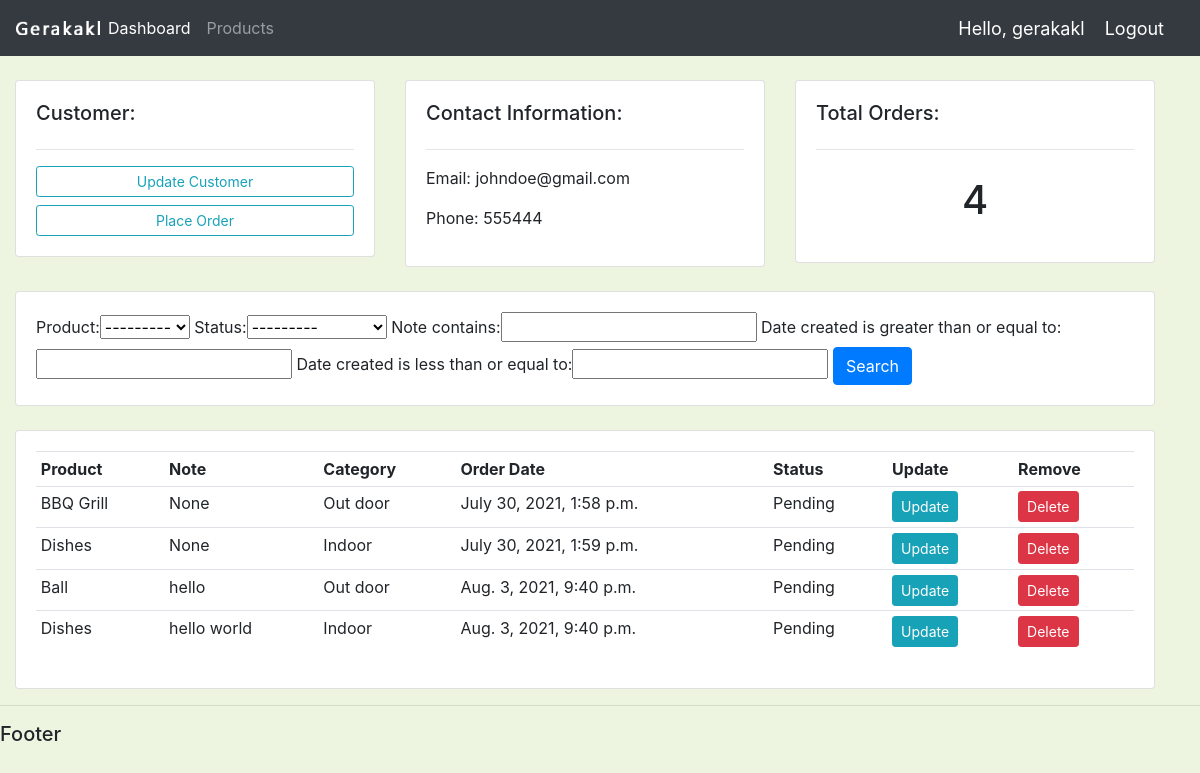
The page /customer/1/ (signed in) on the database as committed earlier.
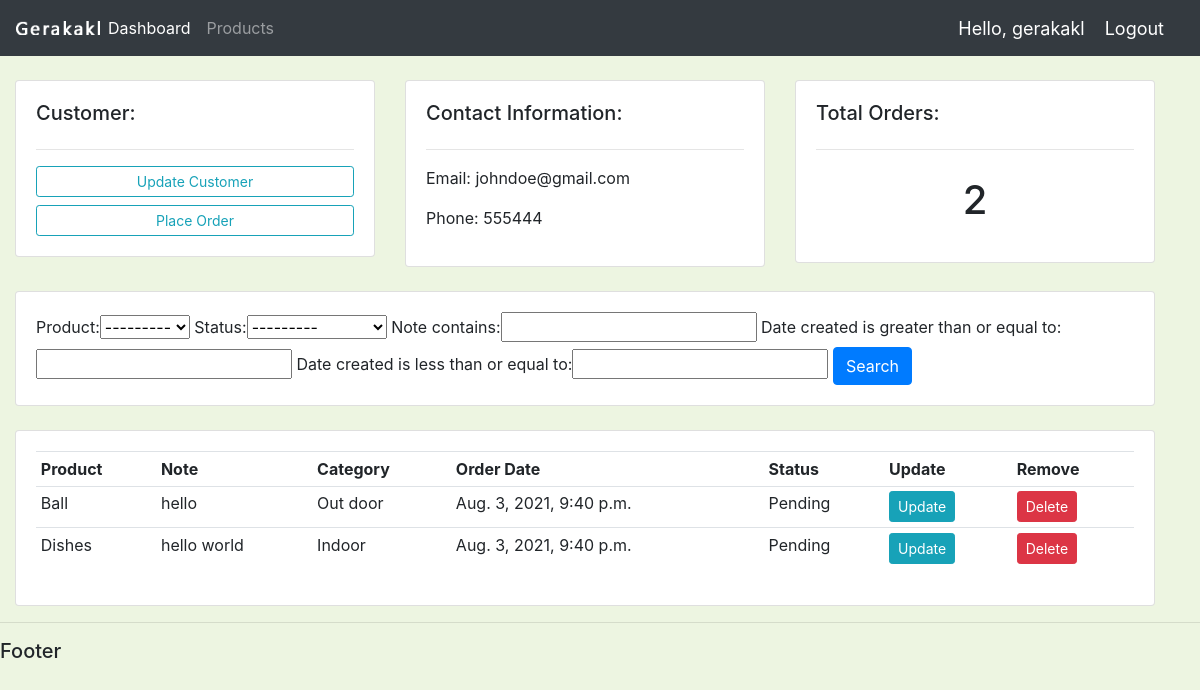
The same page on the database as committed later.
### accounts/models.py (models this page shows, shortened)
class Customer(models.Model):
    user = models.OneToOneField(User, null=True, blank=True, on_delete=models.CASCADE)
    name = models.CharField(max_length=200, null=True)
    phone = models.CharField(max_length=200, null=True)
    email = models.CharField(max_length=200, null=True)
    profile_pic = models.ImageField(default="blank.png", null=True, blank=True)
    date_created = models.DateTimeField(auto_now_add=True, null=True)

class Order(models.Model):
    STATUS = (
        ('Pending', 'Pending'),
        ('Out for delivery', 'Out for delivery'),
        ('Delivered', 'Delivered'),
    )
    customer = models.ForeignKey(Customer, null=True, on_delete=models.SET_NULL)
    product = models.ForeignKey(Product, null=True, on_delete=models.SET_NULL)
    date_created = models.DateTimeField(auto_now_add=True, null=True)
    status = models.CharField(max_length=200, null=True, choices=STATUS)
    note = models.CharField(max_length=1000, null=True)

class Product(models.Model):
    CATEGORY = (
        ('Indoor', 'Indoor'),
        ('Out door', 'Out door'),
    )
    name = models.CharField(max_length=200, null=True)
    price = models.FloatField(null=True)
    category = models.CharField(max_length=200, null=True, choices=CATEGORY)
    description = models.CharField(max_length=200, null=True, blank=True)
    date_created = models.DateTimeField(auto_now_add=True, null=True)
    tags = models.ManyToManyField(Tag)
    def __str__(self):
        return self.name

### accounts/decorators.py (the view)
        def wrapper_func(request, *args, **kwargs):
            group = None
            if request.user.groups.exists():
                group = request.user.groups.all()[0].name
            if group in allowed_roles:
                return view_func(request, *args, **kwargs)
            else:
                return HttpResponse('You are not authorized to view this page')

### accounts/views.py (called while the page is built)
@login_required(login_url='login')
@allowed_users(allowed_roles=['admin'])
def customer(request, pk):
    customer = Customer.objects.get(id=pk)
    orders = customer.order_set.all()
    order_count = orders.count()
    myFilter = OrderFilter(request.GET, queryset=orders)
    orders = myFilter.qs
    context = {'customer': customer, 'orders': orders, 'order_count': order_count,
               'myFilter': myFilter}
    return render(request, 'accounts/customer.html', context)

### accounts/templates/accounts/customer.html
{% extends 'accounts/main.html' %}
{% block content %}
<br>
<div class="container-fluid row">
    <div class="col-md">
        <div class="card card-body">
            <h5>Customer:</h5>
            <hr>
            <a class="btn btn-outline-info btn-sm btn-block" href="">Update Customer</a>
            <a class="btn btn-outline-info btn-sm btn-block" href="{% url 'create_order' customer.id %}">Place Order</a>
        </div>
    </div>
    <div class="col-md">
        <div class="card card-body">
            <h5>Contact Information:</h5>
            <hr>
            <p>Email: {{customer.email}}</p>
            <p>Phone: {{customer.phone}}</p>
        </div>
    </div>
    <div class="col-md">
        <div class="card card-body">
            <h5>Total Orders:</h5>
            <hr>
            <h1 style="text-align: center; padding: 10px">{{order_count}}</h1>
        </div>
    </div>
</div>
<br>
<div class="container-fluid row">
    <div class="col">
        <div class="card card-body">
            <form method="get">
                    {{myFilter.form}}
                <button class="btn btn-primary" type="submit">Search</button>
            </form>
        </div>
    </div>
</div>
<br>
<div class="container-fluid row">
    <div class="col-md">
        <div class="card card-body">
            <table class="table table-sm">
                <tr>
                    <th>Product</th>
                    <th>Note</th>
                    <th>Category</th>
                    <th>Order Date</th>
                    <th>Status</th>
                    <th>Update</th>
                    <th>Remove</th>
                </tr>
                {% for order in orders %}
                <tr>
                    <td>{{order.product}}</td>
                    <td>{{order.note}}</td>
                    <td>{{order.product.category}}</td>
                    <td>{{order.date_created}}</td>
                    <td>{{order.status}}</td>
                    <td><a class="btn btn-sm btn-info" href="{% url 'update_order' order.id %}">Update</a></td>
                    <td><a class="btn btn-sm btn-danger" href="{% url 'delete_order' order.id %}">Delete</a></td>
                </tr>
                {% endfor %}
            </table>
        </div>
    </div>
</div>
{% endblock %}

### accounts/templates/accounts/main.html (shortened to what this page needs)
{% load static %}
<!DOCTYPE html>
<html lang="en">
<head>
    <link rel="stylesheet" href="https://stackpath.bootstrapcdn.com/bootstrap/4.3.1/css/bootstrap.min.css"
>
    <link rel="stylesheet" type="text/css" href="{% static '/css/main.css' %}">
</head>
<body>
{% include 'accounts/navbar.html' %}
{% block content %}
{% endblock %}
<hr>
<h5>Footer</h5>
</body>
</html>

### accounts/templates/accounts/navbar.html (shortened to what this page needs)
{% load static %}
<nav class="navbar navbar-expand-lg navbar-dark bg-dark">
    <img src="{% static 'images/logo.png'%}" style="width: 7vw; min-width: 3px;" >
    <div class="collapse navbar-collapse" id="navbarNav">
        <ul class="navbar-nav">
            {% if request.user.is_staff %}
            <li class="nav-item active">
                <a class="nav-link" href="{% url 'home' %}">Dashboard</a>
            </li>
            <li class="nav-item">
                <a class="nav-link" href="{% url 'products' %}">Products</a>
            </li>
            {% else %}
            <li class="nav-item">
                <a class="nav-link" href="{% url 'account' %}">Settings</a>
            </li>
            {% endif %}
        </ul>
    </div>
    <span class="hello-msg">Hello, {{request.user}}</span>
    <span><a class="hello-msg" href="{% url 'logout' %}">Logout</a></span>
</nav>

### static/css/main.css (style rules this page uses)
body { background-color: #edf5e1; }

### accounts/templates/accounts/navbar.html (style rules this page uses)
.hello-msg { font-size: 18px; color: #fff; margin-right: 20px; }

Rows that differ between the two databases and show on the page:
removed Order: product "BBQ Grill", note "None", product.category "Out door", date_created "July 30, 2021, 1:58 p.m.", status "Pending"
removed Order: product "Dishes", note "None", product.category "Indoor", date_created "July 30, 2021, 1:59 p.m.", status "Pending"
Other text that changed with them:
{{ order_count }}: "4" → "2"
